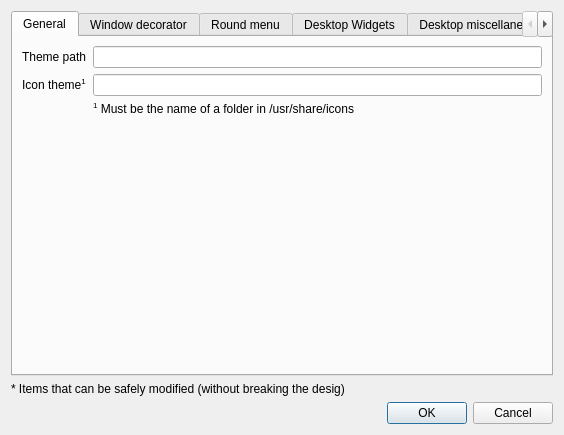
<?xml version="1.0" encoding="UTF-8"?>
<ui version="4.0">
 <class>MainWindow</class>
 <widget class="QWidget" name="MainWindow">
  <property name="geometry">
   <rect>
    <x>0</x>
    <y>0</y>
    <width>554</width>
    <height>435</height>
   </rect>
  </property>
  <property name="windowTitle">
   <string>Logram's theme</string>
  </property>
  <layout class="QVBoxLayout" name="verticalLayout">
   <item>
    <widget class="QTabWidget" name="tabWidget">
     <property name="minimumSize">
      <size>
       <width>542</width>
       <height>0</height>
      </size>
     </property>
     <property name="currentIndex">
      <number>0</number>
     </property>
     <widget class="QWidget" name="tab_2">
      <attribute name="title">
       <string>General</string>
      </attribute>
      <layout class="QFormLayout" name="formLayout_3">
       <item row="0" column="0">
        <widget class="QLabel" name="lblThemePath">
         <property name="text">
          <string>Theme path</string>
         </property>
        </widget>
       </item>
       <item row="0" column="1">
        <widget class="QLineEdit" name="txtThemePath"/>
       </item>
       <item row="1" column="0">
        <widget class="QLabel" name="lblIconTheme">
         <property name="text">
          <string>Icon theme&lt;sup&gt;1&lt;/sup&gt;</string>
         </property>
        </widget>
       </item>
       <item row="1" column="1">
        <widget class="QLineEdit" name="txtIconTheme"/>
       </item>
       <item row="2" column="1">
        <widget class="QLabel" name="label_2">
         <property name="text">
          <string>&lt;sup&gt;1&lt;/sup&gt; Must be the name of a folder in /usr/share/icons</string>
         </property>
        </widget>
       </item>
      </layout>
     </widget>
     <widget class="QWidget" name="tab">
      <attribute name="title">
       <string>Window decorator</string>
      </attribute>
      <layout class="QFormLayout" name="formLayout">
       <property name="fieldGrowthPolicy">
        <enum>QFormLayout::ExpandingFieldsGrow</enum>
       </property>
       <item row="0" column="0">
        <widget class="QLabel" name="lblTitleBarHeight">
         <property name="text">
          <string>Height of the title bar</string>
         </property>
        </widget>
       </item>
       <item row="0" column="1">
        <widget class="QSpinBox" name="spTitleBarHeight"/>
       </item>
       <item row="1" column="0">
        <widget class="QLabel" name="lblBorderSize">
         <property name="text">
          <string>Windows' border size*</string>
         </property>
        </widget>
       </item>
       <item row="1" column="1">
        <widget class="QSpinBox" name="spBorderSize"/>
       </item>
       <item row="2" column="0">
        <widget class="QLabel" name="lblCornerSize">
         <property name="text">
          <string>Corner size</string>
         </property>
        </widget>
       </item>
       <item row="2" column="1">
        <widget class="QSpinBox" name="spCornerSize"/>
       </item>
       <item row="3" column="0" colspan="2">
        <widget class="Line" name="line">
         <property name="orientation">
          <enum>Qt::Horizontal</enum>
         </property>
        </widget>
       </item>
       <item row="4" column="0">
        <widget class="QLabel" name="lblFontName">
         <property name="text">
          <string>Font name*</string>
         </property>
        </widget>
       </item>
       <item row="4" column="1">
        <widget class="QFontComboBox" name="cboFont"/>
       </item>
       <item row="5" column="0">
        <widget class="QLabel" name="lblFontSize">
         <property name="text">
          <string>Font size</string>
         </property>
        </widget>
       </item>
       <item row="5" column="1">
        <widget class="QSpinBox" name="spFontSize"/>
       </item>
       <item row="6" column="0">
        <widget class="QLabel" name="lblFontColor">
         <property name="text">
          <string>Font color*</string>
         </property>
        </widget>
       </item>
       <item row="6" column="1">
        <widget class="QLineEdit" name="txtFontColor"/>
       </item>
      </layout>
     </widget>
     <widget class="QWidget" name="tab_3">
      <attribute name="title">
       <string>Round menu</string>
      </attribute>
      <layout class="QFormLayout" name="formLayout_2">
       <property name="fieldGrowthPolicy">
        <enum>QFormLayout::ExpandingFieldsGrow</enum>
       </property>
       <item row="0" column="0">
        <widget class="QLabel" name="lblPosition">
         <property name="text">
          <string>Position*</string>
         </property>
        </widget>
       </item>
       <item row="0" column="1">
        <widget class="QComboBox" name="cboPosition">
         <item>
          <property name="text">
           <string>Left</string>
          </property>
         </item>
         <item>
          <property name="text">
           <string>Right</string>
          </property>
         </item>
         <item>
          <property name="text">
           <string>Top</string>
          </property>
         </item>
         <item>
          <property name="text">
           <string>Bottom</string>
          </property>
         </item>
        </widget>
       </item>
       <item row="1" column="0">
        <widget class="QLabel" name="lblStartMenuSize">
         <property name="text">
          <string>Start menu's size</string>
         </property>
        </widget>
       </item>
       <item row="1" column="1">
        <widget class="QSpinBox" name="spStartMenuSize"/>
       </item>
       <item row="2" column="0">
        <widget class="QLabel" name="lblStageSize">
         <property name="text">
          <string>Stage size</string>
         </property>
        </widget>
       </item>
       <item row="2" column="1">
        <widget class="QSpinBox" name="spStageSize"/>
       </item>
       <item row="3" column="0">
        <widget class="QLabel" name="lblEntriesSpacing">
         <property name="text">
          <string>Space between entries*</string>
         </property>
        </widget>
       </item>
       <item row="3" column="1">
        <widget class="QSpinBox" name="spEntriesSpacing"/>
       </item>
       <item row="5" column="0" colspan="2">
        <widget class="Line" name="line_2">
         <property name="orientation">
          <enum>Qt::Horizontal</enum>
         </property>
        </widget>
       </item>
       <item row="4" column="0">
        <widget class="QLabel" name="lblButtonSize">
         <property name="text">
          <string>Button's size</string>
         </property>
        </widget>
       </item>
       <item row="4" column="1">
        <widget class="QSpinBox" name="spButtonSize"/>
       </item>
       <item row="6" column="0">
        <widget class="QLabel" name="lblBorderColor">
         <property name="text">
          <string>Border color*</string>
         </property>
        </widget>
       </item>
       <item row="6" column="1">
        <widget class="QLineEdit" name="txtBorderColor"/>
       </item>
      </layout>
     </widget>
     <widget class="QWidget" name="tab_4">
      <attribute name="title">
       <string>Desktop Widgets</string>
      </attribute>
      <layout class="QFormLayout" name="formLayout_4">
       <item row="0" column="0">
        <widget class="QLabel" name="lblDBorderSize">
         <property name="text">
          <string>Border size*</string>
         </property>
        </widget>
       </item>
       <item row="0" column="1">
        <widget class="QSpinBox" name="spDBorderSize"/>
       </item>
       <item row="1" column="0">
        <widget class="QLabel" name="lblDTitlebarHeight">
         <property name="text">
          <string>Titlebar height</string>
         </property>
        </widget>
       </item>
       <item row="1" column="1">
        <widget class="QSpinBox" name="spDTitleBarHeight"/>
       </item>
       <item row="2" column="0">
        <widget class="QLabel" name="lblDCornerSize">
         <property name="text">
          <string>Corner size</string>
         </property>
        </widget>
       </item>
       <item row="2" column="1">
        <widget class="QSpinBox" name="spDCornerSize"/>
       </item>
       <item row="3" column="0">
        <widget class="QLabel" name="lblDFontSize">
         <property name="text">
          <string>Font size</string>
         </property>
        </widget>
       </item>
       <item row="3" column="1">
        <widget class="QSpinBox" name="spDFontSize"/>
       </item>
       <item row="4" column="0" colspan="2">
        <widget class="Line" name="line_3">
         <property name="orientation">
          <enum>Qt::Horizontal</enum>
         </property>
        </widget>
       </item>
       <item row="5" column="0">
        <widget class="QLabel" name="lblDTextColor">
         <property name="text">
          <string>Text color*</string>
         </property>
        </widget>
       </item>
       <item row="5" column="1">
        <widget class="QLineEdit" name="txtDTextColor"/>
       </item>
       <item row="6" column="0">
        <widget class="QLabel" name="lblDBackgoundColor">
         <property name="toolTip">
          <string/>
         </property>
         <property name="text">
          <string>Backgound color</string>
         </property>
        </widget>
       </item>
       <item row="6" column="1">
        <widget class="QLineEdit" name="txtDBackgroundColor"/>
       </item>
       <item row="7" column="0">
        <widget class="QLabel" name="lblDBgAlpha">
         <property name="text">
          <string>Background opacity</string>
         </property>
        </widget>
       </item>
       <item row="7" column="1">
        <widget class="QSlider" name="trkBgAlpha">
         <property name="maximum">
          <number>256</number>
         </property>
         <property name="orientation">
          <enum>Qt::Horizontal</enum>
         </property>
        </widget>
       </item>
      </layout>
     </widget>
     <widget class="QWidget" name="tab_5">
      <attribute name="title">
       <string>Desktop miscellaneous</string>
      </attribute>
      <layout class="QFormLayout" name="formLayout_5">
       <property name="fieldGrowthPolicy">
        <enum>QFormLayout::ExpandingFieldsGrow</enum>
       </property>
       <item row="0" column="0">
        <widget class="QLabel" name="lblTabsBgColor">
         <property name="text">
          <string>Tabs' background color</string>
         </property>
        </widget>
       </item>
       <item row="0" column="1">
        <widget class="QLineEdit" name="txtTabsBgColor"/>
       </item>
       <item row="1" column="0">
        <widget class="QLabel" name="lblTabsBorderColor">
         <property name="text">
          <string>Tabs' border color</string>
         </property>
        </widget>
       </item>
       <item row="1" column="1">
        <widget class="QLineEdit" name="txtTabsBorderColor"/>
       </item>
       <item row="2" column="0" colspan="2">
        <widget class="Line" name="line_4">
         <property name="orientation">
          <enum>Qt::Horizontal</enum>
         </property>
        </widget>
       </item>
       <item row="3" column="0">
        <widget class="QLabel" name="lblDItemWidth">
         <property name="text">
          <string>Desktop icons width*</string>
         </property>
        </widget>
       </item>
       <item row="3" column="1">
        <widget class="QSpinBox" name="spDItemWidth"/>
       </item>
       <item row="4" column="0">
        <widget class="QLabel" name="lblDIconHeight">
         <property name="text">
          <string>Desktop icons height*</string>
         </property>
        </widget>
       </item>
       <item row="4" column="1">
        <widget class="QSpinBox" name="spDIconHeight"/>
       </item>
       <item row="5" column="0" colspan="2">
        <widget class="Line" name="line_5">
         <property name="orientation">
          <enum>Qt::Horizontal</enum>
         </property>
        </widget>
       </item>
       <item row="6" column="0">
        <widget class="QLabel" name="lblTaskPos">
         <property name="text">
          <string>Taskbar position*</string>
         </property>
        </widget>
       </item>
       <item row="6" column="1">
        <widget class="QComboBox" name="cboTaskPos">
         <item>
          <property name="text">
           <string>Top Left</string>
          </property>
         </item>
         <item>
          <property name="text">
           <string>Top Right</string>
          </property>
         </item>
         <item>
          <property name="text">
           <string>Bottom Left</string>
          </property>
         </item>
         <item>
          <property name="text">
           <string>Bottom Right</string>
          </property>
         </item>
        </widget>
       </item>
       <item row="7" column="0">
        <widget class="QLabel" name="lblTaskItemSpacing">
         <property name="text">
          <string>Taskbar's items spacing*</string>
         </property>
        </widget>
       </item>
       <item row="7" column="1">
        <widget class="QSpinBox" name="spTaskItemSpacing"/>
       </item>
       <item row="8" column="0">
        <widget class="QLabel" name="lblTaskHeight">
         <property name="text">
          <string>Taskbar's height</string>
         </property>
        </widget>
       </item>
       <item row="8" column="1">
        <widget class="QSpinBox" name="spTaskHeight"/>
       </item>
       <item row="9" column="0" colspan="2">
        <widget class="Line" name="line_6">
         <property name="orientation">
          <enum>Qt::Horizontal</enum>
         </property>
        </widget>
       </item>
       <item row="10" column="0">
        <widget class="QLabel" name="lblSysTrayBgColor">
         <property name="text">
          <string>System tray's background color</string>
         </property>
        </widget>
       </item>
       <item row="10" column="1">
        <widget class="QLineEdit" name="txtSysTrayBgColor"/>
       </item>
       <item row="11" column="0">
        <widget class="QLabel" name="lblSysTrayIconSize">
         <property name="text">
          <string>System tray's icons size</string>
         </property>
        </widget>
       </item>
       <item row="11" column="1">
        <widget class="QSpinBox" name="spSysTrayIconSize"/>
       </item>
       <item row="12" column="0">
        <widget class="QLabel" name="lblSysTrayIconSpacing">
         <property name="text">
          <string>System tray's icons spacing*</string>
         </property>
        </widget>
       </item>
       <item row="12" column="1">
        <widget class="QSpinBox" name="spSysTrayIconSpacing"/>
       </item>
      </layout>
     </widget>
    </widget>
   </item>
   <item>
    <widget class="QLabel" name="label">
     <property name="text">
      <string>* Items that can be safely modified (without breaking the desig)</string>
     </property>
    </widget>
   </item>
   <item>
    <widget class="QDialogButtonBox" name="buttonBox">
     <property name="standardButtons">
      <set>QDialogButtonBox::Cancel|QDialogButtonBox::Ok</set>
     </property>
    </widget>
   </item>
  </layout>
 </widget>
 <resources/>
 <connections>
  <connection>
   <sender>buttonBox</sender>
   <signal>rejected()</signal>
   <receiver>MainWindow</receiver>
   <slot>close()</slot>
   <hints>
    <hint type="sourcelabel">
     <x>492</x>
     <y>415</y>
    </hint>
    <hint type="destinationlabel">
     <x>525</x>
     <y>394</y>
    </hint>
   </hints>
  </connection>
 </connections>
</ui>
